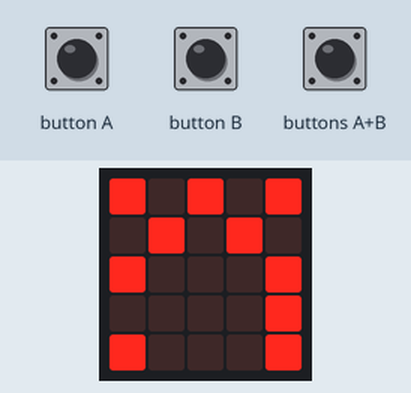
The program below on a simulated BBC micro:bit (MakeCode). Parts: the board's 5×5 LED display. The inputs (shaded band) are chosen by the test bench.

Above: at 1.2 s.
1.3 s: button A pressed for 0.15 s
At 1.8 s:
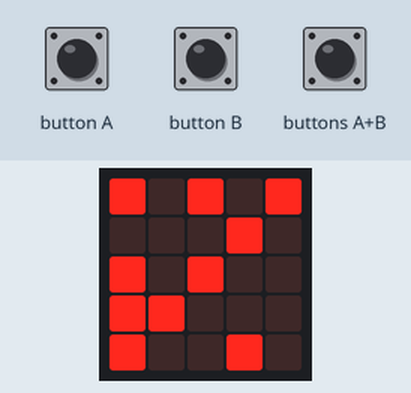
2.9 s: button B pressed for 0.15 s
At 4.2 s:
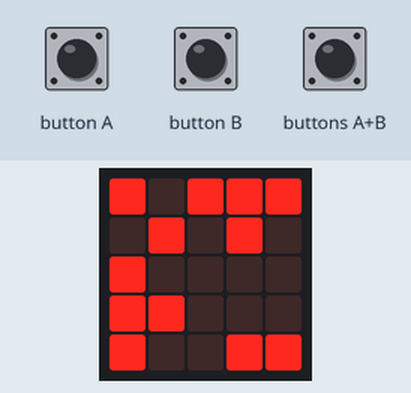
4.5 s: buttons A+B pressed for 0.15 s
At 5.5 s:
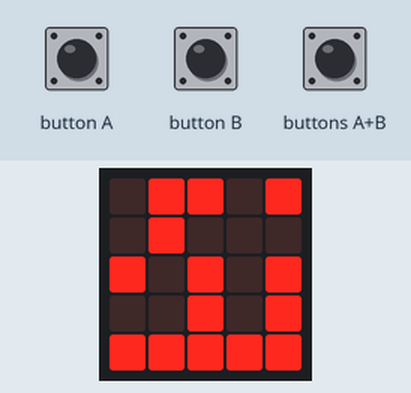
Timing chart, 0 to 7.5 s (numbered marks = the images above; inputs shaded):
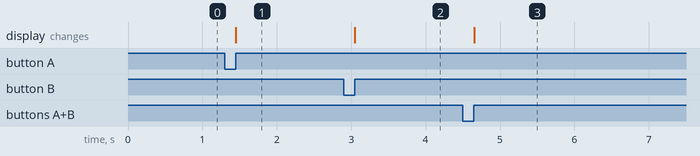

Measured:
- after the input at 1.3 s, the display: changes after 0.15 s (image 1)
- after the input at 2.9 s, the display: changes after 0.15 s (image 2)
- after the input at 4.5 s, the display: changes after 0.15 s (image 3)

The program:

main.ts
```typescript
input.onButtonPressed(Button.A, function () {
    basic.clearScreen()
    list = [
    [
    1,
    1,
    1,
    0,
    1
    ],
    [
    0,
    0,
    0,
    1,
    0
    ],
    [
    1,
    0,
    1,
    1,
    1
    ],
    [
    1,
    1,
    0,
    0,
    0
    ],
    [
    1,
    0,
    0,
    1,
    0
    ]
    ]
    for (let y = 0; y <= 4; y++) {
        for (let x = 0; x <= 4; x++) {
            if (list[y][x]) {
                led.plot(x, y)
            } else {
                led.unplot(y, x)
            }
        }
    }
})
input.onButtonPressed(Button.AB, function () {
    basic.clearScreen()
    list = [
    [
    0,
    0,
    1,
    0,
    1
    ],
    [
    1,
    1,
    0,
    0,
    1
    ],
    [
    1,
    0,
    1,
    1,
    1
    ],
    [
    0,
    0,
    0,
    0,
    1
    ],
    [
    1,
    0,
    1,
    1,
    1
    ]
    ]
    for (let x = 0; x <= 4; x++) {
        for (let y = 0; y <= 4; y++) {
            if (list[y][x]) {
                led.plot(y, x)
            } else {
                led.unplot(y, x)
            }
        }
    }
})
input.onButtonPressed(Button.B, function () {
    basic.clearScreen()
    list = [
    [
    1,
    0,
    1,
    1,
    1
    ],
    [
    0,
    1,
    0,
    1,
    0
    ],
    [
    1,
    0,
    0,
    0,
    0
    ],
    [
    1,
    1,
    0,
    0,
    1
    ],
    [
    1,
    0,
    0,
    0,
    1
    ]
    ]
    for (let x = 0; x <= 4; x++) {
        for (let y = 0; y <= 4; y++) {
            if (list[y][x]) {
                led.plot(y, x)
            } else {
                led.unplot(y, x)
            }
        }
    }
})
let list: number[][] = []
list = [
[
1,
0,
1,
0,
1
],
[
0,
1,
0,
1,
0
],
[
1,
0,
0,
0,
1
],
[
1,
0,
0,
0,
1
],
[
1,
0,
0,
0,
1
]
]
for (let x = 0; x <= 4; x++) {
    for (let y = 0; y <= 4; y++) {
        if (list[y][x]) {
            led.plot(x, y)
        } else {
            led.unplot(y, x)
        }
    }
}
```

test.ts
```typescript
// 在這裡測試；當此封包作為擴充功能時，將不會編譯此內容。
```
